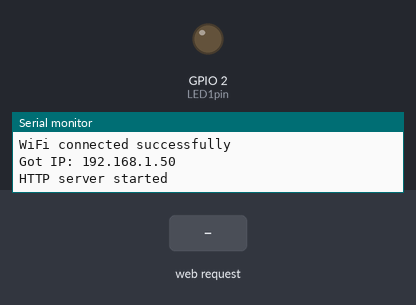
Simulated run of this sketch. Board: ESP32. Shown: output pins drawn as LEDs (lit = HIGH), the last lines printed to the serial monitor. Inputs (shaded band) come from the test bench. WiFi joins after 1.5 s; servers stay silent unless stated; storage starts empty.

Above: at 3.3 s.
3.4 s: HTTP request GET /led1on received
At 3.7 s:
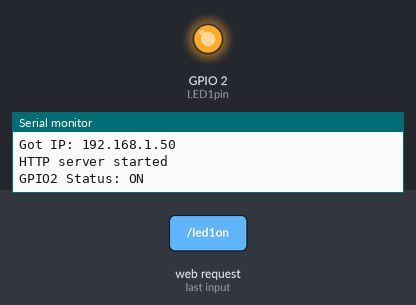
4.9 s: HTTP request GET / received
At 6.1 s:
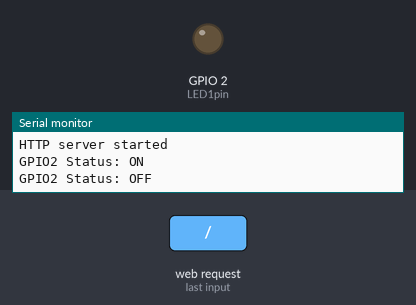
Timing chart, 0 to 7.9 s (numbered marks = the images above; inputs shaded):
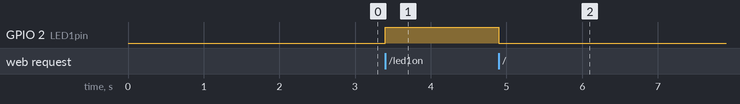

Measured:
- after the input at 3.4 s, GPIO 2 (LED1pin): LOW → HIGH at once
- after the input at 4.9 s, GPIO 2 (LED1pin): HIGH → LOW at once

The sketch:

Code.ino
```cpp
/*************************************************************************************************
  ESP32 Web Server
  Ejemplo de creación de Web server con acceso a SPIFFS
  Basándose en los ejemplos de:
  https://lastminuteengineers.com/creating-esp32-web-server-arduino-ide/
  https://electropeak.com/learn
  https://github.com/luisllamasbinaburo/ESP32-Examples
**************************************************************************************************/
//************************************************************************************************
// Librerías
//************************************************************************************************
#include <WiFi.h>
#include <SPIFFS.h>
#include <WebServer.h>
//************************************************************************************************
// Variables globales
//************************************************************************************************
// SSID & Password
const char* ssid = "CLARO1_B6ABFF";  // Enter your SSID here
const char* password = "527s2wiSGo";  //Enter your Password here

WebServer server(80);  // Object of WebServer(HTTP port, 80 is defult)

uint8_t LED1pin = 2;
bool LED1status = LOW;

//************************************************************************************************
// Configuración
//************************************************************************************************
void setup() {
  Serial.begin(115200);
  if (!SPIFFS.begin()) {
    Serial.println("An Error has occurred while mounting SPIFFS");
    return;
  }
  Serial.println("Try Connecting to ");
  Serial.println(ssid);

  pinMode(LED1pin, OUTPUT);

  // Connect to your wi-fi modem
  WiFi.begin(ssid, password);

  // Check wi-fi is connected to wi-fi network
  while (WiFi.status() != WL_CONNECTED) {
    delay(1000);
    Serial.print(".");
  }
  Serial.println("");
  Serial.println("WiFi connected successfully");
  Serial.print("Got IP: ");
  Serial.println(WiFi.localIP());  //Show ESP32 IP on serial

  server.on("/", handle_OnConnect); // Directamente desde e.g. 192.168.0.8
  server.on("/led1on", handle_led1on);
  server.on("/led1off", handle_led1off);
  server.onNotFound([]() {                  // If the client requests any URI
    if (!HandleFileRead(server.uri()))      // send it if it exists
      handleNotFound();             // otherwise, respond with a 404 (Not Found) error
  });
  //server.onNotFound(handle_NotFound);

  server.begin();
  Serial.println("HTTP server started");
  delay(100);
}
//************************************************************************************************
// loop principal
//************************************************************************************************
void loop() {
  server.handleClient();
  if (LED1status)
  {
    digitalWrite(LED1pin, HIGH);
  }
  else
  {
    digitalWrite(LED1pin, LOW);
  }
}
//************************************************************************************************
// Handler de Inicio página
//************************************************************************************************
void handle_OnConnect() {
  LED1status = LOW;
  Serial.println("GPIO2 Status: OFF");
  server.send(200, "text/html", SendHTML(LED1status));
}
//************************************************************************************************
// Handler de led1on
//************************************************************************************************
void handle_led1on() {
  LED1status = HIGH;
  Serial.println("GPIO2 Status: ON");
  server.send(200, "text/html", SendHTML(LED1status));
}
//************************************************************************************************
// Handler de led1off
//************************************************************************************************
void handle_led1off() {
  LED1status = LOW;
  Serial.println("GPIO2 Status: OFF");
  server.send(200, "text/html", SendHTML(LED1status));
}
//************************************************************************************************
// Procesador de HTML
//************************************************************************************************
String SendHTML(uint8_t led1stat) {
  String ptr = "<!DOCTYPE html> <html>\n";
  ptr += "<head><meta name=\"viewport\" content=\"width=device-width, initial-scale=1.0, user-scalable=no\">\n";
  ptr += "<title>LED Control</title>\n";
  ptr += "<style>html { font-family: Helvetica; display: inline-block; margin: 0px auto; text-align: center;}\n";
  ptr += "body{margin-top: 50px;} h1 {color: #444444;margin: 50px auto 30px;} h3 {color: #444444;margin-bottom: 50px;}\n";
  ptr += ".button {display: block;width: 80px;background-color: #3498db;border: none;color: white;padding: 13px 30px;text-decoration: none;font-size: 25px;margin: 0px auto 35px;cursor: pointer;border-radius: 4px;}\n";
  ptr += ".button-on {background-color: #3498db;}\n";
  ptr += ".button-on:active {background-color: #2980b9;}\n";
  ptr += ".button-off {background-color: #34495e;}\n";
  ptr += ".button-off:active {background-color: #2c3e50;}\n";
  ptr += "p {font-size: 14px;color: #888;margin-bottom: 10px;}\n";
  ptr += "</style>\n";
  ptr += "</head>\n";
  ptr += "<body>\n";
  ptr += "<h1>ESP32 Web Server &#128664</h1>\n";
  ptr += "<h3>Ejemplo de Web Server</h3>\n";

  if (led1stat)
  {
    ptr += "<p>LED1 Status: ON</p><a class=\"button button-off\" href=\"/led1off\">OFF</a>\n";
  }
  else
  {
    ptr += "<p>LED1 Status: OFF</p><a class=\"button button-on\" href=\"/led1on\">ON</a>\n";
  }

  ptr += "</body>\n";
  ptr += "</html>\n";
  return ptr;
}
//************************************************************************************************
// Handler de not found
//************************************************************************************************
void handleNotFound() {
  server.send(404, "text/plain", "Not found");
}
//************************************************************************************************
// Obtener el tipo de contenido del archivo
//************************************************************************************************
String GetContentType(String filename)
{
  if (filename.endsWith(".htm")) return "text/html";
  else if (filename.endsWith(".html")) return "text/html";
  else if (filename.endsWith(".css")) return "text/css";
  else if (filename.endsWith(".js")) return "application/javascript";
  else if (filename.endsWith(".png")) return "image/png";
  else if (filename.endsWith(".gif")) return "image/gif";
  else if (filename.endsWith(".jpg")) return "image/jpeg";
  else if (filename.endsWith(".ico")) return "image/x-icon";
  else if (filename.endsWith(".xml")) return "text/xml";
  else if (filename.endsWith(".pdf")) return "application/x-pdf";
  else if (filename.endsWith(".zip")) return "application/x-zip";
  else if (filename.endsWith(".gz")) return "application/x-gzip";
  return "text/plain";
}
//************************************************************************************************
// Enviar al servidor el archivo desde SPIFFS
//************************************************************************************************
void ServeFile(String path)
{
  File file = SPIFFS.open(path, "r");
  size_t sent = server.streamFile(file, GetContentType(path));
  file.close();
}
//************************************************************************************************
// Enviar al servidor el archivo desde SPIFFS
//************************************************************************************************
void ServeFile(String path, String contentType)
{
  File file = SPIFFS.open(path, "r");
  size_t sent = server.streamFile(file, contentType);
  file.close();
}
//************************************************************************************************
// Handler de not found
//************************************************************************************************
bool HandleFileRead(String path)
{
  if (path.endsWith("/")) path += "index.html";
  Serial.println("handleFileRead: " + path);

  if (SPIFFS.exists(path))
  {
    ServeFile(path);
    return true;
  }
  Serial.println("\tFile Not Found");
  return false;
}
```
